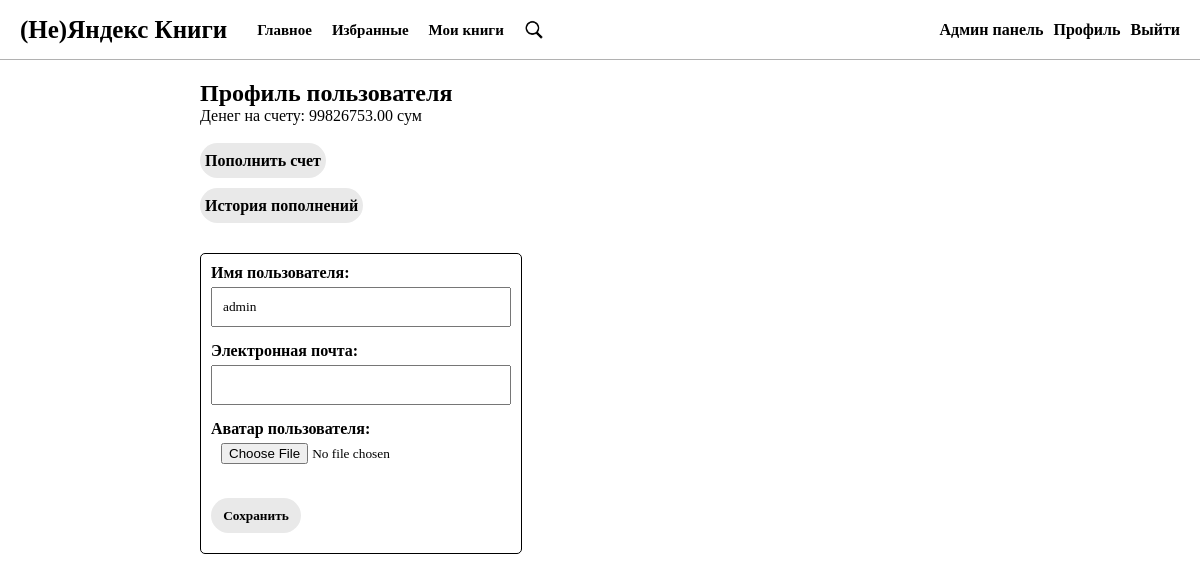
The page /accounts/profile/ (signed in) on the database as committed earlier.
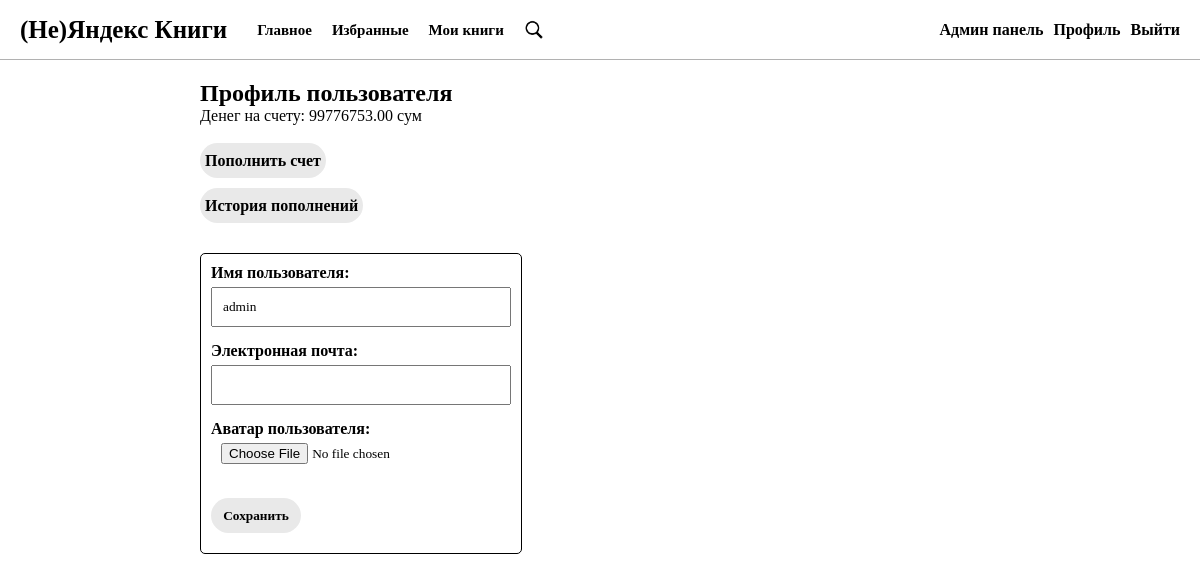
The same page on the database as committed later.
### library/models.py (models this page shows)
class CustomUser(AbstractUser):
    money = models.DecimalField(max_digits=10, decimal_places=2, default=0)
    tag = models.ManyToManyField(UserTag, blank=True)
    user_image = models.ImageField(upload_to='user_images', blank=True)
    is_email_verified = models.BooleanField(default=False)
    verification_token = models.CharField(max_length=64, blank=True, null=True)

### accounts/views.py (the view, shortened to what this page needs)
# urls.py: path('profile/', ProfileView.as_view(), name='profile'),
class ProfileView(TemplateView):
    template_name = 'accounts/profile.html'
    def get(self, request, *args, **kwargs):
        user = CustomUser.objects.get(username=request.user.username)
        form = CustomUserChangeForm(instance=request.user)
        return render(request, self.template_name, {'form': form, 'user': user})

### accounts/forms.py
class CustomUserChangeForm(UserChangeForm):
    username = forms.CharField(label='Имя пользователя', widget=forms.TextInput(attrs={'class': 'form-control'}))
    email = forms.EmailField(label='Электронная почта', widget=forms.EmailInput(attrs={'class': 'form-control'}))
    user_image = forms.ImageField(label='Аватар пользователя',widget=forms.ClearableFileInput(attrs={'class': 'form-control'}))
    class Meta:
        model = CustomUser
        fields = ('username', 'email', 'user_image')

### accounts/templates/accounts/profile.html (shortened to what this page needs)
{% extends 'library/includes/base.html' %}
{% block main %}
<h2>Профиль пользователя</h2>
    <p>Денег на счету: {{ user.money }} сум</p>
    <br>
    <div>
        <a class="button" href="{% url 'top-up' %}">Пополнить счет</a>
        <a class="button" href="{% url 'top_up_history' %}">История пополнений</a>
    </div>
<form class="form" method="post">
    <div class="form-group">
        {{ form.username.label_tag }}
        {{ form.username }}
    </div>
    <div class="form-group">
        {{ form.email.label_tag }}
        {{ form.email }}
    </div>
    <div class="form-group file-input">
        {{ form.user_image.label_tag }}
        {{ form.user_image }}
    </div>
    <button type="submit">Сохранить</button>
</form>
{% endblock main %}

Rows that differ between the two databases and show on the page:
changed CustomUser "admin": money "99826753.00" → "99776753.00"
